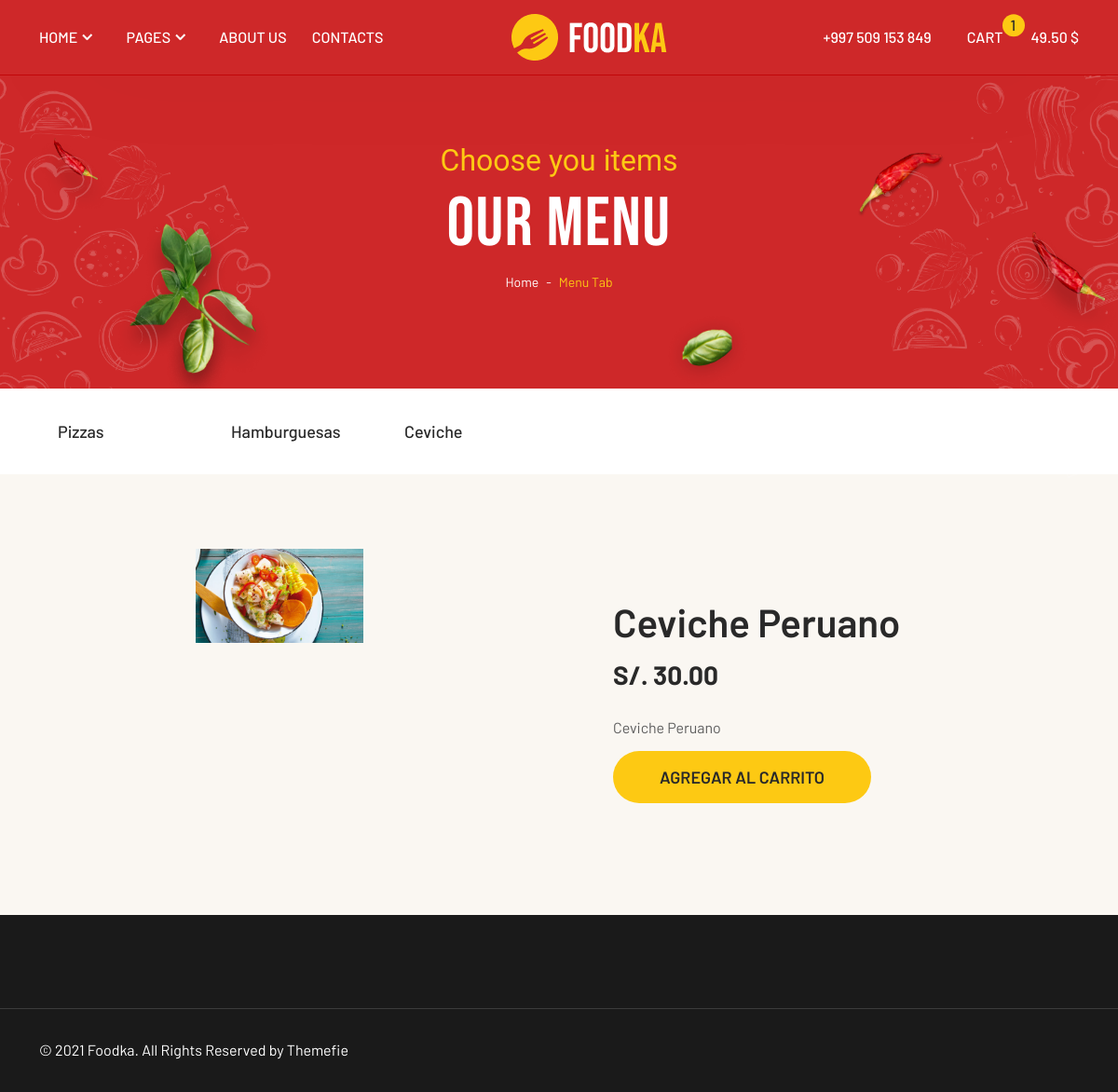
The app's page /detalle/3/ with its own data.
### web/models.py (models this page shows, shortened)
class Categoria(models.Model):
    nombre = models.CharField(max_length=200)
    pub_date = models.DateTimeField('Fecha Creación')

class Producto(models.Model):
    categoria = models.ForeignKey(Categoria, on_delete=models.CASCADE)
    nombre = models.CharField(max_length=200)
    precio = models.DecimalField(max_digits=6, decimal_places=2)
    stock = models.IntegerField(default=0)
    detalle = models.CharField(max_length=500)
    imagen = models.ImageField(upload_to='productos', blank=True, null=True)
    pub_date = models.DateTimeField('date published')

### web/views.py (the view)
# urls.py: path('detalle/<int:producto_id>/',views.detalle, name='detalle'),
def detalle(request, producto_id):
    producto = get_object_or_404(Producto, pk=producto_id)
    category_list = Categoria.objects.all()
    return render(request, 'detalle.html', {'producto' : producto, 'category_list' : category_list})

### web/templates/detalle.html
{% extends 'layout.html' %}
{% block content %}
<section class="category-area">
    <div class="container">
        <div class="row justify-content-center">
            <div class="col-lg-12 align-self-center">
                <ul class="category-menu">
                    {% for category in category_list %}
                    <li class="category-wrap"><a href="/categoria/{{category.id}}/"><img src="" alt="">{{category.nombre}}</a>
                    </li>
                    {% endfor %}
                </ul>
            </div>
        </div>
    </div>
</section>
<div class="shop-details-area pd-top-100 pd-bottom-120">
    <div class="container">
        <div class="row justify-content-center">
            <div class="col-md-6">
                <div class="sticy-product">
                    <div style="text-align: center;" class="product-thumbnail-wrapper">
                        <img style="width: 60%;" src="{{ producto.imagen.url }}" alt="img">
                    </div>
                </div>
            </div>
            <div class="col-md-6">
                <div class="shop-item-details">
                    <h2 class="entry-title">{{ producto.nombre }}</h2>
                    <div class="row">
                        <div class="col-lg-6 align-self-center">
                            <h4 class="price">S/. {{ producto.precio }}</h4>
                        </div>
                    </div>
                    <p class="mt-4">{{ producto.detalle }}</p>
                    <a href="{% url 'web:agregarCarrito' producto.id %}" class="btn btn-secondary">AGREGAR AL CARRITO</a>
                </div>
            </div>
        </div>
    </div>
</div>
{% endblock %}

### web/static/assets/css/responsive.css (style rules this page uses)
@media all and (max-width: 1440px) { .shop-details-area .sticy-product { top: 80px; } }
@media all and (max-width: 1440px) { .shop-item-details { margin-top: 30px; } }
@media all and (max-width: 1440px) { .shop-details-area .product-thumbnail-wrapper { top: 120px; width: 50%; } }
@media all and (max-width: 1440px) { .shop-item-details .entry-title { margin: 10px 0; } }

### records on screen
Categoria: nombre "Pizzas"
Categoria: nombre "Hamburguesas"
Categoria: nombre "Ceviche"
Producto: imagen (picture), nombre "Ceviche Peruano", precio "30.00", detalle "Ceviche Peruano"
